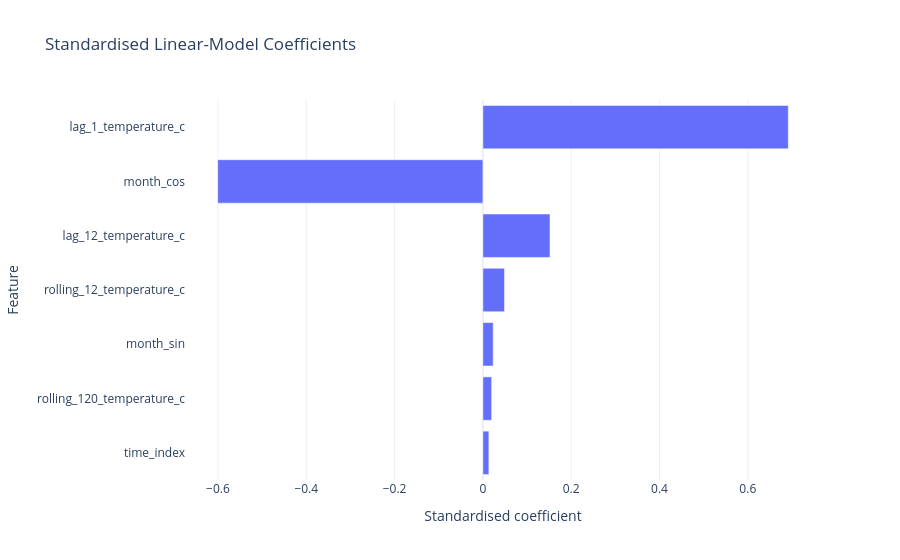

This figure's notebook cell:
### Code cell
standardised_coefficients = (
    model_pipeline
    .named_steps["regressor"]
    .coef_
)

coefficient_table = pd.DataFrame({
    "feature": FEATURES,
    "standardised_coefficient":
        standardised_coefficients,
})

coefficient_table["absolute_coefficient"] = (
    coefficient_table["standardised_coefficient"].abs()
)

coefficient_table = (
    coefficient_table
    .sort_values(
        "absolute_coefficient",
        ascending=True,
    )
    .reset_index(drop=True)
)

coefficient_figure = px.bar(
    coefficient_table,
    x="standardised_coefficient",
    y="feature",
    orientation="h",
    title="Standardised Linear-Model Coefficients",
    labels={
        "standardised_coefficient":
            "Standardised coefficient",
        "feature": "Feature",
    },
    template="plotly_white",
)

coefficient_figure.show()

display(coefficient_table)

### Figure 1 — Plotly figure (JSON) as saved in the notebook; plotly's stock layout.template omitted (floating-point values rounded to 4 significant figures)
{"data": [{"alignmentgroup": "True", "hovertemplate": "Standardised coefficient=%{x}<br>Feature=%{y}<extra></extra>", "legendgroup": "", "marker": {"color": "#636efa", "pattern": {"shape": ""}}, "name": "", "offsetgroup": "", "orientation": "h", "showlegend": false, "textposition": "auto", "type": "bar", "x": [0.01352, 0.01982, 0.02329, 0.04886, 0.152, -0.6006, 0.6917], "xaxis": "x", "y": ["time_index", "rolling_120_temperature_c", "month_sin", "rolling_12_temperature_c", "lag_12_temperature_c", "month_cos", "lag_1_temperature_c"], "yaxis": "y"}], "layout": {"barmode": "relative", "legend": {"tracegroupgap": 0}, "title": {"text": "Standardised Linear-Model Coefficients"}, "xaxis": {"anchor": "y", "domain": [0, 1], "title": {"text": "Standardised coefficient"}}, "yaxis": {"anchor": "x", "domain": [0, 1], "title": {"text": "Feature"}}}}
